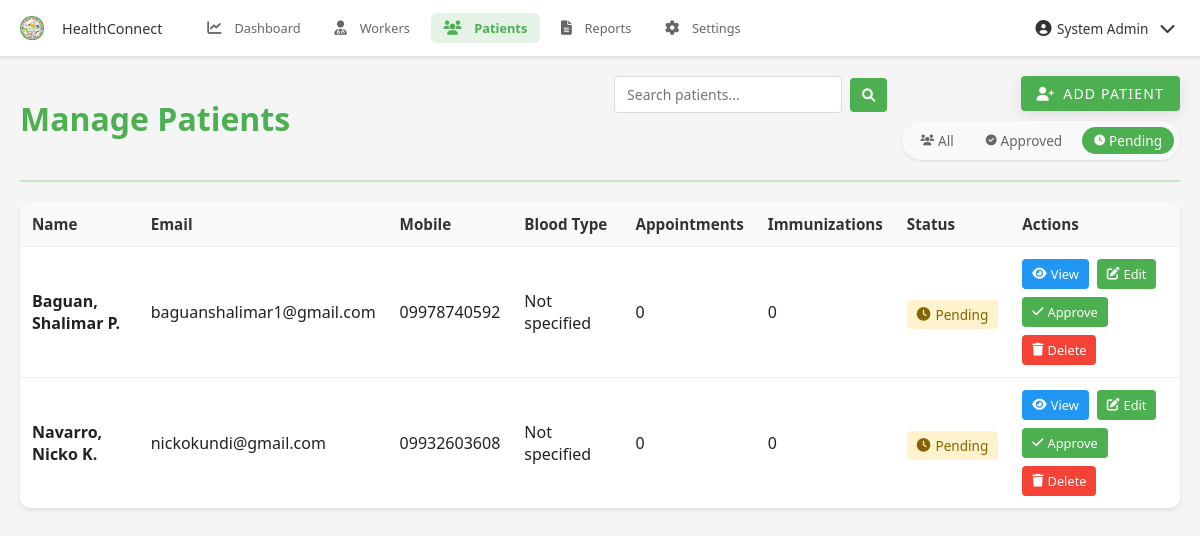
Page /pages/admin/patients.php?filter=pending (signed in) on the earlier database version.
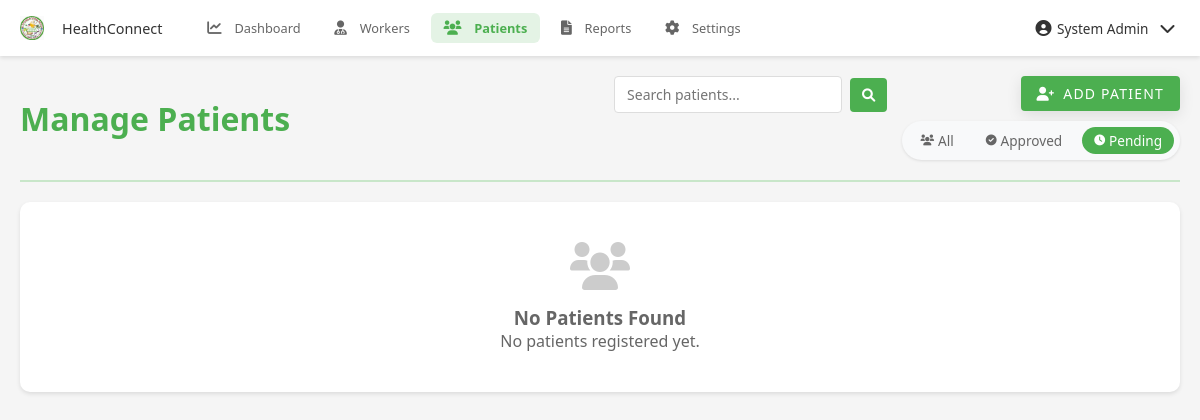
Same page on the later database version.
### tables this page shows
CREATE TABLE `patients` (
  `patient_id` int(11) NOT NULL,
  `user_id` int(11) DEFAULT NULL,
  `blood_type` varchar(5) DEFAULT NULL,
  `height` decimal(5,2) DEFAULT NULL,
  `weight` decimal(5,2) DEFAULT NULL,
  `emergency_contact_name` varchar(200) DEFAULT NULL,
  `emergency_contact_number` varchar(20) DEFAULT NULL,
  `emergency_contact_relationship` varchar(100) DEFAULT NULL,
  `created_at` timestamp NOT NULL DEFAULT current_timestamp(),
  `updated_at` timestamp NOT NULL DEFAULT current_timestamp() ON UPDATE current_timestamp(),
  `is_approved` tinyint(1) DEFAULT 0,
  `approved_at` timestamp NULL DEFAULT NULL
);

CREATE TABLE `users` (
  `user_id` int(11) NOT NULL,
  `role_id` int(11) DEFAULT NULL,
  `username` varchar(50) NOT NULL,
  `email` varchar(100) NOT NULL,
  `password` varchar(255) NOT NULL,
  `mobile_number` varchar(20) DEFAULT NULL,
  `first_name` varchar(100) NOT NULL,
  `middle_name` varchar(100) DEFAULT NULL,
  `last_name` varchar(100) NOT NULL,
  `gender` enum('Male','Female','Other') DEFAULT NULL,
  `date_of_birth` date DEFAULT NULL,
  `address` text DEFAULT NULL,
  `profile_picture` varchar(255) DEFAULT NULL,
  `is_active` tinyint(1) DEFAULT 1,
  `last_login` datetime DEFAULT NULL,
  `otp` varchar(6) DEFAULT NULL,
  `otp_expiry` datetime DEFAULT NULL,
  `created_at` timestamp NOT NULL DEFAULT current_timestamp(),
  `updated_at` timestamp NOT NULL DEFAULT current_timestamp() ON UPDATE current_timestamp()
);

### pages/admin/patients.php (the view, shortened to what the changed rows need)
<?php
$database = new Database();
$conn = $database->getConnection();
$search = isset($_GET['search']) ? trim($_GET['search']) : '';
$filter = isset($_GET['filter']) ? trim($_GET['filter']) : 'all';
$where_clause = '';
$params = [];
if ($filter !== 'all') {
    $is_approved = ($filter === 'approved') ? 1 : 0;
    if (!empty($where_clause)) {
        $where_clause .= " AND p.is_approved = :is_approved";
    } else {
        $where_clause = "WHERE p.is_approved = :is_approved";
    }
    $params[':is_approved'] = $is_approved;
}
$page = isset($_GET['page']) ? (int)$_GET['page'] : 1;
$limit = 10;
$offset = ($page - 1) * $limit;
try {
    $query = "SELECT u.*, p.patient_id, p.blood_type, p.is_approved, p.approved_at, p.height, p.weight,
              p.emergency_contact_name, p.emergency_contact_number, p.emergency_contact_relationship,
              (SELECT COUNT(*) FROM appointments a WHERE a.patient_id = p.patient_id) as appointment_count,
              (SELECT COUNT(*) FROM immunization_records ir WHERE ir.patient_id = p.patient_id) as immunization_count
              FROM users u
              JOIN user_roles r ON u.role_id = r.role_id
              JOIN patients p ON u.user_id = p.user_id
              WHERE r.role_name = 'patient' " .
              ($where_clause ? str_replace('WHERE', 'AND', $where_clause) : '') .
              " ORDER BY u.last_name, u.first_name
              LIMIT :limit OFFSET :offset";
    $stmt = $conn->prepare($query);
    $stmt->bindValue(':limit', $limit, PDO::PARAM_INT);
    $stmt->bindValue(':offset', $offset, PDO::PARAM_INT);
    if (!empty($params)) {
        foreach ($params as $key => $value) {
            $stmt->bindValue($key, $value);
        }
    }
    $stmt->execute();
    $patients = $stmt->fetchAll(PDO::FETCH_ASSOC);
} catch (PDOException $e) {
    error_log("Error fetching patients: " . $e->getMessage());
    $patients = [];
    $_SESSION['error'] = "Error fetching patients. Please try again.";
}
?>
<!DOCTYPE html>
<html lang="en">
<head>
    <?php include __DIR__ . '/../../includes/header_links.php'; ?>
</head>
<body>
    <div class="container">
        <div class="page-header">
            <h1 style="color: #4CAF50;"> Manage Patients</h1>
        </div>
        <div class="desktop-table">
            <?php if (!empty($patients)): ?>
                <table class="data-table">
                    <thead>
                        <tr>
                            <th>Name</th>
                            <th>Email</th>
                            <th>Mobile</th>
                            <th>Blood Type</th>
                            <th>Appointments</th>
                            <th>Immunizations</th>
                            <th>Status</th>
                            <th>Actions</th>
                        </tr>
                    </thead>
                    <tbody>
                        <?php foreach ($patients as $patient): ?>
                            <tr>
                                <td>
                                    <strong>
                                        <?php echo htmlspecialchars($patient['last_name'] . ', ' . $patient['first_name']); ?>
                                        <?php if ($patient['middle_name']): ?>
                                            <?php echo ' ' . htmlspecialchars($patient['middle_name'][0]) . '.'; ?>
                                        <?php endif; ?>
                                    </strong>
                                </td>
                                <td><?php echo htmlspecialchars($patient['email']); ?></td>
                                <td><?php echo htmlspecialchars($patient['mobile_number']); ?></td>
                                <td><?php echo htmlspecialchars($patient['blood_type'] ?: 'Not specified'); ?></td>
                                <td><?php echo $patient['appointment_count']; ?></td>
                                <td><?php echo $patient['immunization_count']; ?></td>
                                <td>
                                    <span class="approval-status <?php echo $patient['is_approved'] ? 'status-approved' : 'status-pending'; ?>">
                                        <i class="fas <?php echo $patient['is_approved'] ? 'fa-check-circle' : 'fa-clock'; ?>"></i>
                                        <?php echo $patient['is_approved'] ? 'Approved' : 'Pending'; ?>
                                    </span>
                                </td>
                                <td>
                                    <div class="table-actions">
                                        <button class="btn-action btn-view" onclick="showViewModal(<?php echo htmlspecialchars(json_encode($patient)); ?>)">
                                            <i class="fas fa-eye"></i> View
                                        </button>
                                        <button class="btn-action btn-edit" onclick="showEditModal(<?php echo htmlspecialchars(json_encode($patient)); ?>)">
                                            <i class="fas fa-edit"></i> Edit
                                        </button>
                                        <?php if (!$patient['is_approved']): ?>
                                            <button class="btn-action btn-approve" onclick="approvePatient(<?php echo $patient['user_id']; ?>)">
                                                <i class="fas fa-check"></i> Approve
                                            </button>
                                        <?php endif; ?>
                                        <button class="btn-action btn-delete" onclick="confirmDelete(<?php echo $patient['user_id']; ?>)">
                                            <i class="fas fa-trash"></i> Delete
                                        </button>
                                    </div>
                                </td>
                            </tr>
                        <?php endforeach; ?>
                    </tbody>
                </table>
            <?php else: ?>
                <div class="empty-state">
                    <i class="fas fa-users fa-3x"></i>
                    <h3>No Patients Found</h3>
                    <p><?php echo !empty($search) ? 'No patients match your search criteria.' : 'No patients registered yet.'; ?></p>
                </div>
            <?php endif; ?>
        </div>
    </div>
</body>
</html>

Differences in the rows shown:
removed patients: user.first_name "Baguan, Shalimar", user.middle_name "P", user.email "baguanshalimar1@gmail.com", user.mobile_number "09978740592", blood_type "Not specified", appointment_count "0", immunization_count "0", is_approved 0 (drawn)
removed patients: user.first_name "Navarro, Nicko", user.middle_name "K", user.email "nickokundi@gmail.com", user.mobile_number "09932603608", blood_type "Not specified", appointment_count "0", immunization_count "0", is_approved 0 (drawn)
Other differences:
text no longer shown: "Name Email Mobile Blood Type Appointments Immunizations Status Actions"
text now shown: "No Patients Found No patients registered yet."
